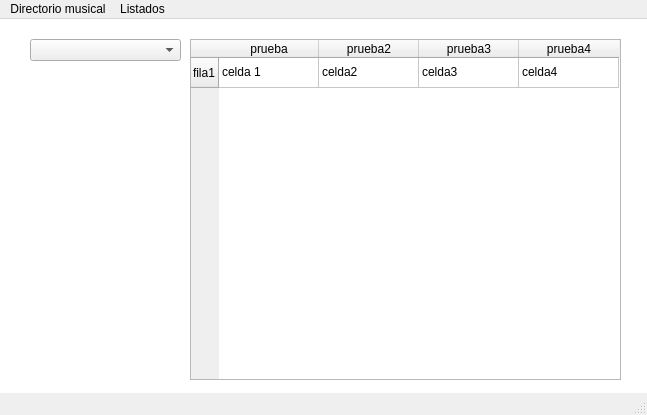
<?xml version="1.0" encoding="UTF-8"?>
<ui version="4.0">
 <class>MainWindow</class>
 <widget class="QMainWindow" name="MainWindow">
  <property name="geometry">
   <rect>
    <x>0</x>
    <y>0</y>
    <width>647</width>
    <height>415</height>
   </rect>
  </property>
  <property name="windowTitle">
   <string>Directorio musical</string>
  </property>
  <property name="styleSheet">
   <string notr="true"/>
  </property>
  <widget class="QWidget" name="principal_widget">
   <widget class="QGraphicsView" name="gph_background">
    <property name="geometry">
     <rect>
      <x>-10</x>
      <y>-20</y>
      <width>671</width>
      <height>431</height>
     </rect>
    </property>
    <property name="styleSheet">
     <string notr="true">background-image: url(:/background/ini_background.jpg);background-repeat: no-repeat; background-position: center;</string>
    </property>
   </widget>
   <widget class="QComboBox" name="combo_list_banda_album">
    <property name="geometry">
     <rect>
      <x>30</x>
      <y>20</y>
      <width>151</width>
      <height>22</height>
     </rect>
    </property>
   </widget>
   <widget class="QTableWidget" name="tbl_listado_album">
    <property name="geometry">
     <rect>
      <x>190</x>
      <y>20</y>
      <width>431</width>
      <height>341</height>
     </rect>
    </property>
    <row>
     <property name="text">
      <string>fila1</string>
     </property>
    </row>
    <column>
     <property name="text">
      <string>prueba</string>
     </property>
    </column>
    <column>
     <property name="text">
      <string>prueba2</string>
     </property>
    </column>
    <column>
     <property name="text">
      <string>prueba3</string>
     </property>
    </column>
    <column>
     <property name="text">
      <string>prueba4</string>
     </property>
    </column>
    <item row="0" column="0">
     <property name="text">
      <string>celda 1</string>
     </property>
    </item>
    <item row="0" column="1">
     <property name="text">
      <string>celda2</string>
     </property>
    </item>
    <item row="0" column="2">
     <property name="text">
      <string>celda3</string>
     </property>
    </item>
    <item row="0" column="3">
     <property name="text">
      <string>celda4</string>
     </property>
    </item>
   </widget>
  </widget>
  <widget class="QMenuBar" name="menubar">
   <property name="geometry">
    <rect>
     <x>0</x>
     <y>0</y>
     <width>647</width>
     <height>21</height>
    </rect>
   </property>
   <widget class="QMenu" name="menuDirectorio_musical">
    <property name="title">
     <string>Directorio musical</string>
    </property>
    <addaction name="actionIncluir_artista_banda"/>
    <addaction name="actionIncluir_disco"/>
    <addaction name="actionIncluir_genero"/>
   </widget>
   <widget class="QMenu" name="menuListados">
    <property name="title">
     <string>Listados</string>
    </property>
    <addaction name="actionListar_artistas_bandas"/>
    <addaction name="actionListar_discos"/>
    <addaction name="actionListar_generos"/>
   </widget>
   <addaction name="menuDirectorio_musical"/>
   <addaction name="menuListados"/>
  </widget>
  <widget class="QStatusBar" name="barra_estado"/>
  <action name="actionIncluir_artista_banda">
   <property name="text">
    <string>Incluir artista/banda</string>
   </property>
  </action>
  <action name="actionIncluir_disco">
   <property name="text">
    <string>Incluir disco</string>
   </property>
  </action>
  <action name="actionIncluir_genero">
   <property name="text">
    <string>Incluir género</string>
   </property>
  </action>
  <action name="actionListar_artistas_bandas">
   <property name="text">
    <string>Listar artistas/bandas</string>
   </property>
  </action>
  <action name="actionListar_discos">
   <property name="text">
    <string>Listar discos</string>
   </property>
  </action>
  <action name="actionListar_generos">
   <property name="text">
    <string>Listar géneros</string>
   </property>
  </action>
 </widget>
 <resources>
  <include location="../images/css.qrc"/>
 </resources>
 <connections/>
</ui>
